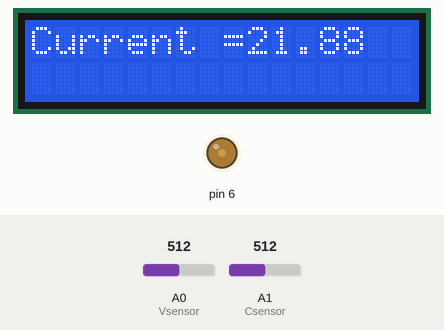
Simulated run of this sketch. Board: Arduino Uno, built with avr-gcc and run on an emulated ATmega328P. Shown: 16×2 character LCD, output pins drawn as LEDs (lit = HIGH). The test bench sets the inputs (shaded band); at power-on: A0 (Vsensor) = 512, A1 (Csensor) = 512. What the sketch prints to the serial monitor is not drawn.

Above: at 7.2 s.
7.3 s: A0 (Vsensor) set to 716
At 9.8 s:
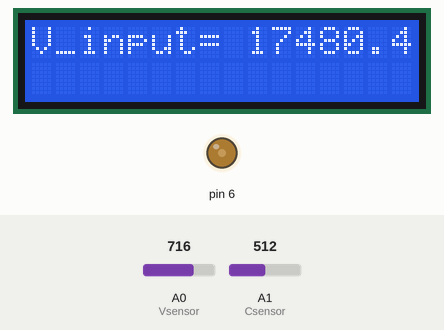
18.1 s: A1 (Csensor) set to 716
At 22.8 s:
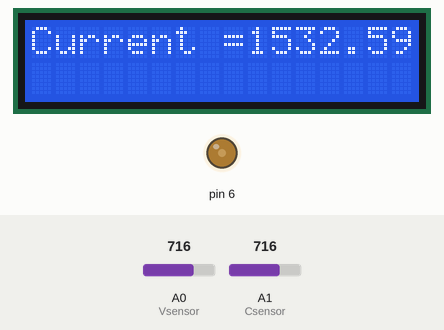
26.6 s: A0 (Vsensor) set to 900
At 33.7 s:
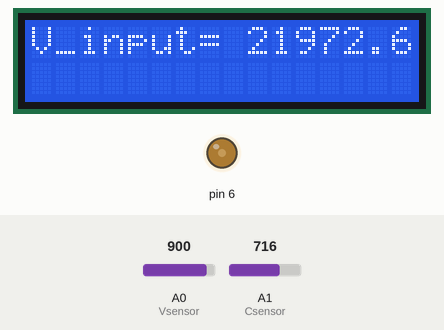
34.6 s: A1 (Csensor) set to 900
At 39.6 s:
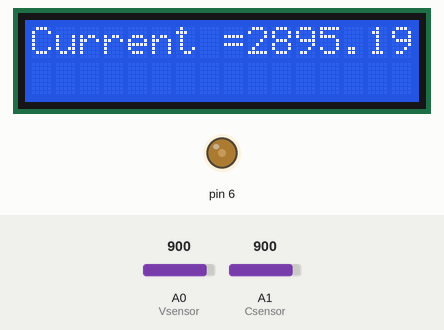
42.7 s: A0 (Vsensor) set to 1023
At 50.4 s:
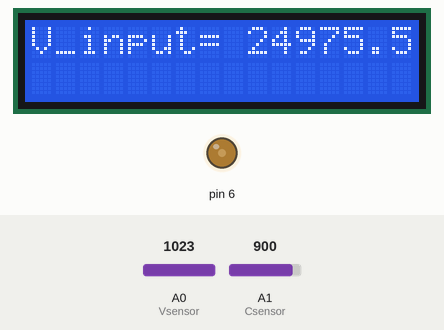
50.7 s: A1 (Csensor) set to 1023
At 55.3 s:
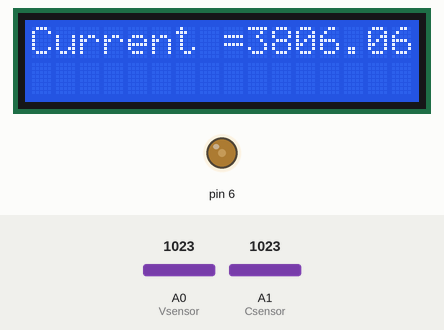
Timing chart, 0 to 56.8 s (numbered marks = the images above; inputs shaded):
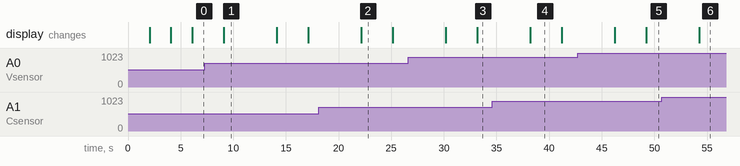

Measured:
- after the input at 7.3 s, the display: changes after 1.8 s (image 1)
- after the input at 18.1 s, the display: changes after 4.0 s (image 2)
- after the input at 26.6 s, the display: first differs from a run without the input after 6.6 s (image 3)
- after the input at 34.6 s, the display: changes after 3.6 s (image 4)
- after the input at 42.7 s, the display: first differs from a run without the input after 6.5 s (image 5)
- after the input at 50.7 s, the display: changes after 3.6 s (image 6)
- what the display in image 1 shows lasts 5.0 s, from 9.1 s to 14.1 s

The sketch:

Solar_Arduino.ino
```cpp
// this is the code involving instructions to the arduino borad.
// since this also contains some LCD code
//So we have to include "LiquidCrystal.h"
// for serial communication with Node Mcu we have to include #include <SoftwareSerial.h>


#include "LiquidCrystal.h"
#include <SoftwareSerial.h>
int contrast =75;
int Vsensor= A0; // voltage sensor
int Csensor =A1; // Current sensor

String cdata;// Sending data to node mcu through string.


float current= 0.0;// initialled to 0
float vin= 0.0;// initialled to 0

SoftwareSerial S(15,14);//Rx =15 , Tx=14.

const float VCC   = 5.0;// supply voltage is from 4.5 to 5.5V. Normally 5V.
LiquidCrystal lcd(12, 11, 5, 4, 3, 2); // RS, E, D4, D5, D6, D7

// for current sensor
float sensitivity =0.066;// In place of potentiometer.
const float QOV =   0.5 * VCC;// set quiescent Output voltage of 0.5V
float voltage;// internal variable for voltage

uint32_t delayMS = 1000;// delay specified.

// voltage sensor
float correctionfactor = 0; // adjust this for calibration
float vout = 0.0;


// two resistors 30k and 7.5k ohms
float R1 = 30000;  // inbuilt internal resistances.
float R2 = 7500; //
int value = 0;


void setup() {
  // put your setup code here, to run once:
  Serial.begin(9600);// baud rate is 9600 for communication with serial monitor.
  S.begin(9600);// baud rate for commnuication with node Mcu.

  pinMode(Vsensor, INPUT);//Sensors to arduino
  pinMode(Csensor, INPUT);//Sensors to arduino

  analogWrite(6,contrast);// Potentiometer .
  lcd.begin(16,2);// LCD is of 2 rows and 16 columns.
  lcd.setCursor(0,0);// LCD starting address is 0,0
  lcd.print("IoT based Solar ");
  lcd.setCursor(0,1);// Moving to first row.
  lcd.print("Monitoring Sys.  ");
  delay(2000);
  lcd.setCursor(0,0);
  lcd.print("Vishal Kumar    ");
  lcd.setCursor(0,1);// first row.
  lcd.print("                ");
  delay(2000);//delay
  lcd.setCursor(0,0);
  lcd.print("Roll: 180102096  ");
  delay(2000);// delay
  Serial.println("Vishal Kumar");
  Serial.println("ACS712 Current Sensor");// printing on the serial monitor.

}

void loop() {
  // put your main code here, to run repeatedly:


  //Current sensor part.
  float voltage_raw =   (5.0 / 1023.0)* analogRead(Csensor);// Read the voltage from sensor
  voltage =  voltage_raw - QOV + 0.012 ;// 0.000 is a value to make voltage zero when there is no current
  current = voltage / sensitivity;
  current = current*100;

    Serial.print("V: \n");
    Serial.print(voltage,3);// print voltage with 3 decimal places
    Serial.print("V, I: \n");
    Serial.print(current,2); // print the current with 2 decimal places
    Serial.println("mA");
//
  lcd.setCursor(0,0);
  lcd.print("Current =         ");
  lcd.setCursor(9,0);
  lcd.print(current);
  delay(3000);


// voltage sensor part.
float vtot = 0.0;
  int loops = 10; // number of samples

  // loop multiple times and get average reading
  for (int i=0; i < loops; i++) {
    vtot = vtot + analogRead(Vsensor);
  }
  value = vtot/loops;

  // voltage calculation
  vout = (value * 5) / 1024.0; // 3.3V
  vin = vout / (R2/(R1+R2));

  vin = vin - correctionfactor;
  vin= vin* 1000;//vin is in millivolts.
 Serial.print("Voltage in vsensor: ");
  Serial.print(value);
  Serial.println("V\n");
  Serial.print("Voltage: \n");
  Serial.print(vin,4);
  Serial.println("V\n");
  lcd.setCursor(0,0);
  lcd.print("V_input=         ");
  lcd.setCursor(9,0);
  lcd.print(vin);
  delay(3000);


cdata = cdata+current+","+vin;// concatenating strings to get a transferable string.

Serial.println(cdata);
   S.println(cdata);
   delay(2000); // 2000 milli seconds
   cdata = "";


}
```
